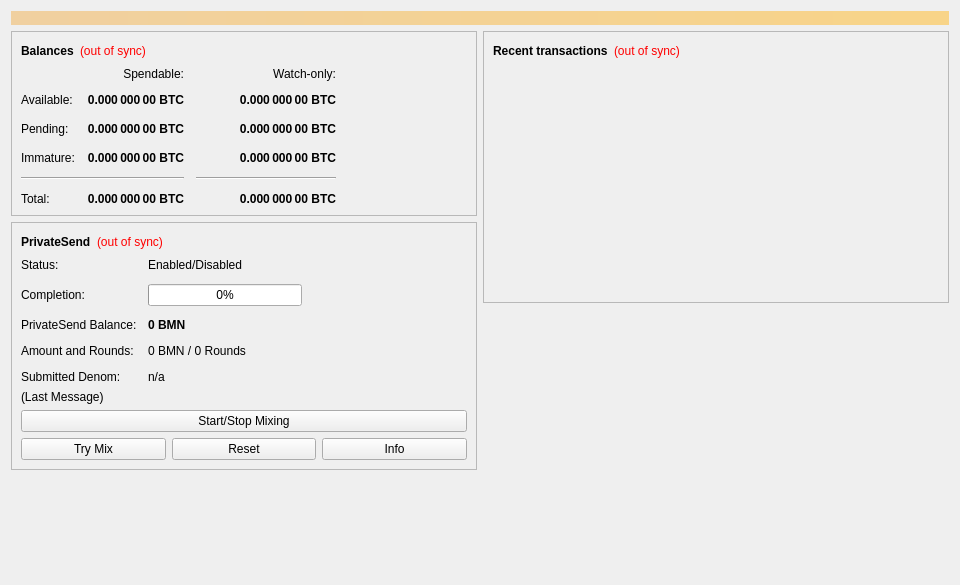
<?xml version="1.0" encoding="UTF-8"?>
<ui version="4.0">
 <class>OverviewPage</class>
 <widget class="QWidget" name="OverviewPage">
  <property name="geometry">
   <rect>
    <x>0</x>
    <y>0</y>
    <width>960</width>
    <height>585</height>
   </rect>
  </property>
  <property name="minimumSize">
   <size>
    <width>960</width>
    <height>0</height>
   </size>
  </property>
  <property name="windowTitle">
   <string>Form</string>
  </property>
  <layout class="QVBoxLayout" name="topLayout">
   <item>
    <widget class="QLabel" name="labelAlerts">
     <property name="visible">
      <bool>false</bool>
     </property>
     <property name="styleSheet">
      <string notr="true">QLabel { background-color: qlineargradient(x1: 0, y1: 0, x2: 1, y2: 0, stop:0 #F0D0A0, stop:1 #F8D488); color:#000000; }</string>
     </property>
     <property name="wordWrap">
      <bool>true</bool>
     </property>
     <property name="margin">
      <number>3</number>
     </property>
     <property name="textInteractionFlags">
      <set>Qt::TextSelectableByMouse</set>
     </property>
    </widget>
   </item>
   <item>
    <layout class="QHBoxLayout" name="horizontalLayout" stretch="1,1">
     <item>
      <layout class="QVBoxLayout" name="verticalLayout_2">
       <item>
        <widget class="QFrame" name="frame">
         <property name="frameShape">
          <enum>QFrame::StyledPanel</enum>
         </property>
         <property name="frameShadow">
          <enum>QFrame::Raised</enum>
         </property>
         <layout class="QVBoxLayout" name="verticalLayout_4">
          <item>
           <layout class="QHBoxLayout" name="horizontalLayout_4">
            <item>
             <widget class="QLabel" name="label_5">
              <property name="font">
               <font>
                <weight>75</weight>
                <bold>true</bold>
               </font>
              </property>
              <property name="text">
               <string>Balances</string>
              </property>
             </widget>
            </item>
            <item>
             <widget class="QLabel" name="labelWalletStatus">
              <property name="toolTip">
               <string>The displayed information may be out of date. Your wallet automatically synchronizes with the Bluemn network after a connection is established, but this process has not completed yet.</string>
              </property>
              <property name="styleSheet">
               <string notr="true">QLabel { color: red; }</string>
              </property>
              <property name="text">
               <string notr="true">(out of sync)</string>
              </property>
              <property name="alignment">
               <set>Qt::AlignLeading|Qt::AlignLeft|Qt::AlignVCenter</set>
              </property>
             </widget>
            </item>
            <item>
             <spacer name="horizontalSpacer_3">
              <property name="orientation">
               <enum>Qt::Horizontal</enum>
              </property>
              <property name="sizeHint" stdset="0">
               <size>
                <width>40</width>
                <height>20</height>
               </size>
              </property>
             </spacer>
            </item>
           </layout>
          </item>
          <item>
           <layout class="QGridLayout" name="gridLayout">
            <property name="spacing">
             <number>12</number>
            </property>
            <item row="2" column="2">
             <widget class="QLabel" name="labelWatchPending">
              <property name="font">
               <font>
                <weight>75</weight>
                <bold>true</bold>
               </font>
              </property>
              <property name="cursor">
               <cursorShape>IBeamCursor</cursorShape>
              </property>
              <property name="toolTip">
               <string>Unconfirmed transactions to watch-only addresses</string>
              </property>
              <property name="text">
               <string notr="true">0.000 000 00 BTC</string>
              </property>
              <property name="alignment">
               <set>Qt::AlignRight|Qt::AlignTrailing|Qt::AlignVCenter</set>
              </property>
              <property name="textInteractionFlags">
               <set>Qt::LinksAccessibleByMouse|Qt::TextSelectableByKeyboard|Qt::TextSelectableByMouse</set>
              </property>
             </widget>
            </item>
            <item row="2" column="1">
             <widget class="QLabel" name="labelUnconfirmed">
              <property name="font">
               <font>
                <weight>75</weight>
                <bold>true</bold>
               </font>
              </property>
              <property name="cursor">
               <cursorShape>IBeamCursor</cursorShape>
              </property>
              <property name="toolTip">
               <string>Total of transactions that have yet to be confirmed, and do not yet count toward the spendable balance</string>
              </property>
              <property name="text">
               <string notr="true">0.000 000 00 BTC</string>
              </property>
              <property name="alignment">
               <set>Qt::AlignRight|Qt::AlignTrailing|Qt::AlignVCenter</set>
              </property>
              <property name="textInteractionFlags">
               <set>Qt::LinksAccessibleByMouse|Qt::TextSelectableByKeyboard|Qt::TextSelectableByMouse</set>
              </property>
             </widget>
            </item>
            <item row="3" column="2">
             <widget class="QLabel" name="labelWatchImmature">
              <property name="font">
               <font>
                <weight>75</weight>
                <bold>true</bold>
               </font>
              </property>
              <property name="cursor">
               <cursorShape>IBeamCursor</cursorShape>
              </property>
              <property name="toolTip">
               <string>Mined balance in watch-only addresses that has not yet matured</string>
              </property>
              <property name="text">
               <string notr="true">0.000 000 00 BTC</string>
              </property>
              <property name="alignment">
               <set>Qt::AlignRight|Qt::AlignTrailing|Qt::AlignVCenter</set>
              </property>
              <property name="textInteractionFlags">
               <set>Qt::LinksAccessibleByMouse|Qt::TextSelectableByKeyboard|Qt::TextSelectableByMouse</set>
              </property>
             </widget>
            </item>
            <item row="4" column="0" colspan="2">
             <widget class="Line" name="lineSpendableBalance">
              <property name="orientation">
               <enum>Qt::Horizontal</enum>
              </property>
             </widget>
            </item>
            <item row="4" column="2">
             <widget class="Line" name="lineWatchBalance">
              <property name="sizePolicy">
               <sizepolicy hsizetype="Preferred" vsizetype="Fixed">
                <horstretch>0</horstretch>
                <verstretch>0</verstretch>
               </sizepolicy>
              </property>
              <property name="minimumSize">
               <size>
                <width>140</width>
                <height>0</height>
               </size>
              </property>
              <property name="orientation">
               <enum>Qt::Horizontal</enum>
              </property>
             </widget>
            </item>
            <item row="5" column="0">
             <widget class="QLabel" name="labelTotalText">
              <property name="text">
               <string>Total:</string>
              </property>
             </widget>
            </item>
            <item row="3" column="1">
             <widget class="QLabel" name="labelImmature">
              <property name="font">
               <font>
                <weight>75</weight>
                <bold>true</bold>
               </font>
              </property>
              <property name="cursor">
               <cursorShape>IBeamCursor</cursorShape>
              </property>
              <property name="toolTip">
               <string>Mined balance that has not yet matured</string>
              </property>
              <property name="text">
               <string notr="true">0.000 000 00 BTC</string>
              </property>
              <property name="alignment">
               <set>Qt::AlignRight|Qt::AlignTrailing|Qt::AlignVCenter</set>
              </property>
              <property name="textInteractionFlags">
               <set>Qt::LinksAccessibleByMouse|Qt::TextSelectableByKeyboard|Qt::TextSelectableByMouse</set>
              </property>
             </widget>
            </item>
            <item row="2" column="3">
             <spacer name="horizontalSpacer_2">
              <property name="orientation">
               <enum>Qt::Horizontal</enum>
              </property>
              <property name="sizeHint" stdset="0">
               <size>
                <width>40</width>
                <height>20</height>
               </size>
              </property>
             </spacer>
            </item>
            <item row="3" column="0">
             <widget class="QLabel" name="labelImmatureText">
              <property name="text">
               <string>Immature:</string>
              </property>
             </widget>
            </item>
            <item row="5" column="1">
             <widget class="QLabel" name="labelTotal">
              <property name="font">
               <font>
                <weight>75</weight>
                <bold>true</bold>
               </font>
              </property>
              <property name="cursor">
               <cursorShape>IBeamCursor</cursorShape>
              </property>
              <property name="toolTip">
               <string>Your current total balance</string>
              </property>
              <property name="text">
               <string notr="true">0.000 000 00 BTC</string>
              </property>
              <property name="alignment">
               <set>Qt::AlignRight|Qt::AlignTrailing|Qt::AlignVCenter</set>
              </property>
              <property name="textInteractionFlags">
               <set>Qt::LinksAccessibleByMouse|Qt::TextSelectableByKeyboard|Qt::TextSelectableByMouse</set>
              </property>
             </widget>
            </item>
            <item row="5" column="2">
             <widget class="QLabel" name="labelWatchTotal">
              <property name="font">
               <font>
                <weight>75</weight>
                <bold>true</bold>
               </font>
              </property>
              <property name="cursor">
               <cursorShape>IBeamCursor</cursorShape>
              </property>
              <property name="toolTip">
               <string>Current total balance in watch-only addresses</string>
              </property>
              <property name="text">
               <string notr="true">0.000 000 00 BTC</string>
              </property>
              <property name="alignment">
               <set>Qt::AlignRight|Qt::AlignTrailing|Qt::AlignVCenter</set>
              </property>
              <property name="textInteractionFlags">
               <set>Qt::LinksAccessibleByMouse|Qt::TextSelectableByKeyboard|Qt::TextSelectableByMouse</set>
              </property>
             </widget>
            </item>
            <item row="0" column="2">
             <widget class="QLabel" name="labelWatchonly">
              <property name="text">
               <string>Watch-only:</string>
              </property>
              <property name="alignment">
               <set>Qt::AlignRight|Qt::AlignTrailing|Qt::AlignVCenter</set>
              </property>
             </widget>
            </item>
            <item row="1" column="0">
             <widget class="QLabel" name="labelBalanceText">
              <property name="text">
               <string>Available:</string>
              </property>
             </widget>
            </item>
            <item row="1" column="1">
             <widget class="QLabel" name="labelBalance">
              <property name="font">
               <font>
                <weight>75</weight>
                <bold>true</bold>
               </font>
              </property>
              <property name="cursor">
               <cursorShape>IBeamCursor</cursorShape>
              </property>
              <property name="toolTip">
               <string>Your current spendable balance</string>
              </property>
              <property name="text">
               <string notr="true">0.000 000 00 BTC</string>
              </property>
              <property name="alignment">
               <set>Qt::AlignRight|Qt::AlignTrailing|Qt::AlignVCenter</set>
              </property>
              <property name="textInteractionFlags">
               <set>Qt::LinksAccessibleByMouse|Qt::TextSelectableByKeyboard|Qt::TextSelectableByMouse</set>
              </property>
             </widget>
            </item>
            <item row="1" column="2">
             <widget class="QLabel" name="labelWatchAvailable">
              <property name="font">
               <font>
                <weight>75</weight>
                <bold>true</bold>
               </font>
              </property>
              <property name="cursor">
               <cursorShape>IBeamCursor</cursorShape>
              </property>
              <property name="toolTip">
               <string>Your current balance in watch-only addresses</string>
              </property>
              <property name="text">
               <string notr="true">0.000 000 00 BTC</string>
              </property>
              <property name="alignment">
               <set>Qt::AlignRight|Qt::AlignTrailing|Qt::AlignVCenter</set>
              </property>
              <property name="textInteractionFlags">
               <set>Qt::LinksAccessibleByMouse|Qt::TextSelectableByKeyboard|Qt::TextSelectableByMouse</set>
              </property>
             </widget>
            </item>
            <item row="2" column="0">
             <widget class="QLabel" name="labelPendingText">
              <property name="text">
               <string>Pending:</string>
              </property>
             </widget>
            </item>
            <item row="0" column="1">
             <widget class="QLabel" name="labelSpendable">
              <property name="text">
               <string>Spendable:</string>
              </property>
              <property name="alignment">
               <set>Qt::AlignRight|Qt::AlignTrailing|Qt::AlignVCenter</set>
              </property>
             </widget>
            </item>
           </layout>
          </item>
         </layout>
        </widget>
       </item>
       <item>
        <widget class="QFrame" name="framePrivateSend">
         <property name="layoutDirection">
          <enum>Qt::LeftToRight</enum>
         </property>
         <property name="frameShape">
          <enum>QFrame::StyledPanel</enum>
         </property>
         <property name="frameShadow">
          <enum>QFrame::Raised</enum>
         </property>
         <layout class="QVBoxLayout" name="VerticalLayout_PS1">
          <item>
           <layout class="QHBoxLayout" name="horizontalLayout_5">
            <item>
             <widget class="QLabel" name="labelPrivateSendHeader">
              <property name="font">
               <font>
                <weight>75</weight>
                <bold>true</bold>
               </font>
              </property>
              <property name="text">
               <string>PrivateSend</string>
              </property>
             </widget>
            </item>
            <item>
             <widget class="QLabel" name="labelPrivateSendSyncStatus">
              <property name="toolTip">
               <string>The displayed information may be out of date. Your wallet automatically synchronizes with the Bluemn network after a connection is established, but this process has not completed yet.</string>
              </property>
              <property name="styleSheet">
               <string notr="true">QLabel { color: red; }</string>
              </property>
              <property name="text">
               <string notr="true">(out of sync)</string>
              </property>
              <property name="alignment">
               <set>Qt::AlignLeading|Qt::AlignLeft|Qt::AlignVCenter</set>
              </property>
             </widget>
            </item>
            <item>
             <spacer name="horizontalSpacer_4">
              <property name="orientation">
               <enum>Qt::Horizontal</enum>
              </property>
              <property name="sizeHint" stdset="0">
               <size>
                <width>40</width>
                <height>20</height>
               </size>
              </property>
             </spacer>
            </item>
           </layout>
          </item>
          <item>
           <layout class="QFormLayout" name="privateSendFormLayout">
            <property name="fieldGrowthPolicy">
             <enum>QFormLayout::AllNonFixedFieldsGrow</enum>
            </property>
            <property name="horizontalSpacing">
             <number>11</number>
            </property>
            <property name="verticalSpacing">
             <number>12</number>
            </property>
            <item row="0" column="0">
             <widget class="QLabel" name="labelPrivateSendEnabledText">
              <property name="text">
               <string>Status:</string>
              </property>
             </widget>
            </item>
            <item row="0" column="1">
             <widget class="QLabel" name="labelPrivateSendEnabled">
              <property name="text">
               <string>Enabled/Disabled</string>
              </property>
             </widget>
            </item>
            <item row="1" column="0">
             <widget class="QLabel" name="labelCompletitionText">
              <property name="text">
               <string>Completion:</string>
              </property>
             </widget>
            </item>
            <item row="1" column="1">
             <widget class="QProgressBar" name="privateSendProgress">
              <property name="maximumSize">
               <size>
                <width>154</width>
                <height>16777215</height>
               </size>
              </property>
              <property name="value">
               <number>0</number>
              </property>
             </widget>
            </item>
            <item row="2" column="0">
             <widget class="QLabel" name="labelAnonymizedText">
              <property name="text">
               <string>PrivateSend Balance:</string>
              </property>
             </widget>
            </item>
            <item row="2" column="1">
             <widget class="QLabel" name="labelAnonymized">
              <property name="font">
               <font>
                <weight>75</weight>
                <bold>true</bold>
               </font>
              </property>
              <property name="text">
               <string notr="true">0 BMN</string>
              </property>
             </widget>
            </item>
            <item row="3" column="0">
             <widget class="QLabel" name="labelAmountAndRoundsText">
              <property name="text">
               <string>Amount and Rounds:</string>
              </property>
             </widget>
            </item>
            <item row="3" column="1">
             <widget class="QLabel" name="labelAmountRounds">
              <property name="text">
               <string>0 BMN / 0 Rounds</string>
              </property>
             </widget>
            </item>
            <item row="4" column="0">
             <widget class="QLabel" name="labelSubmittedDenomText">
              <property name="text">
               <string>Submitted Denom:</string>
              </property>
             </widget>
            </item>
            <item row="4" column="1">
             <widget class="QLabel" name="labelSubmittedDenom">
              <property name="toolTip">
               <string>The denominations you submitted to the Masternode.&lt;br&gt;To mix, other users must submit the exact same denominations.</string>
              </property>
              <property name="text">
               <string>n/a</string>
              </property>
             </widget>
            </item>
           </layout>
          </item>
          <item>
           <layout class="QVBoxLayout" name="VerticalLayout_PS">
            <item>
             <widget class="QLabel" name="labelPrivateSendLastMessage">
              <property name="text">
               <string>(Last Message)</string>
              </property>
              <property name="alignment">
               <set>Qt::AlignLeading|Qt::AlignLeft|Qt::AlignTop</set>
              </property>
              <property name="wordWrap">
               <bool>true</bool>
              </property>
             </widget>
            </item>
            <item>
             <widget class="QPushButton" name="togglePrivateSend">
              <property name="sizePolicy">
               <sizepolicy hsizetype="MinimumExpanding" vsizetype="Fixed">
                <horstretch>0</horstretch>
                <verstretch>0</verstretch>
               </sizepolicy>
              </property>
              <property name="text">
               <string>Start/Stop Mixing</string>
              </property>
             </widget>
            </item>
            <item>
             <layout class="QHBoxLayout" name="horizontalLayout_debugbuttons">
              <item>
               <widget class="QPushButton" name="privateSendAuto">
                <property name="sizePolicy">
                 <sizepolicy hsizetype="MinimumExpanding" vsizetype="Fixed">
                  <horstretch>0</horstretch>
                  <verstretch>0</verstretch>
                 </sizepolicy>
                </property>
                <property name="toolTip">
                 <string>Try to manually submit a PrivateSend request.</string>
                </property>
                <property name="text">
                 <string>Try Mix</string>
                </property>
               </widget>
              </item>
              <item>
               <widget class="QPushButton" name="privateSendReset">
                <property name="sizePolicy">
                 <sizepolicy hsizetype="MinimumExpanding" vsizetype="Fixed">
                  <horstretch>0</horstretch>
                  <verstretch>0</verstretch>
                 </sizepolicy>
                </property>
                <property name="toolTip">
                 <string>Reset the current status of PrivateSend (can interrupt PrivateSend if it's in the process of Mixing, which can cost you money!)</string>
                </property>
                <property name="autoFillBackground">
                 <bool>false</bool>
                </property>
                <property name="text">
                 <string>Reset</string>
                </property>
               </widget>
              </item>
              <item>
               <widget class="QPushButton" name="privateSendInfo">
                <property name="sizePolicy">
                 <sizepolicy hsizetype="MinimumExpanding" vsizetype="Fixed">
                  <horstretch>0</horstretch>
                  <verstretch>0</verstretch>
                 </sizepolicy>
                </property>
                <property name="toolTip">
                 <string>Information about PrivateSend and Mixing</string>
                </property>
                <property name="text">
                 <string>Info</string>
                </property>
               </widget>
              </item>
             </layout>
            </item>
           </layout>
          </item>
         </layout>
        </widget>
       </item>
       <item>
        <spacer name="verticalSpacer">
         <property name="orientation">
          <enum>Qt::Vertical</enum>
         </property>
         <property name="sizeHint" stdset="0">
          <size>
           <width>20</width>
           <height>40</height>
          </size>
         </property>
        </spacer>
       </item>
      </layout>
     </item>
     <item>
      <layout class="QVBoxLayout" name="verticalLayout_3">
       <item>
        <widget class="QFrame" name="frame_2">
         <property name="frameShape">
          <enum>QFrame::StyledPanel</enum>
         </property>
         <property name="frameShadow">
          <enum>QFrame::Raised</enum>
         </property>
         <layout class="QVBoxLayout" name="verticalLayout">
          <item>
           <layout class="QHBoxLayout" name="horizontalLayout_2">
            <item>
             <widget class="QLabel" name="label_4">
              <property name="font">
               <font>
                <weight>75</weight>
                <bold>true</bold>
               </font>
              </property>
              <property name="text">
               <string>Recent transactions</string>
              </property>
             </widget>
            </item>
            <item>
             <widget class="QLabel" name="labelTransactionsStatus">
              <property name="toolTip">
               <string>The displayed information may be out of date. Your wallet automatically synchronizes with the Bluemn network after a connection is established, but this process has not completed yet.</string>
              </property>
              <property name="styleSheet">
               <string notr="true">QLabel { color: red; }</string>
              </property>
              <property name="text">
               <string notr="true">(out of sync)</string>
              </property>
              <property name="alignment">
               <set>Qt::AlignLeading|Qt::AlignLeft|Qt::AlignVCenter</set>
              </property>
             </widget>
            </item>
            <item>
             <spacer name="horizontalSpacer">
              <property name="orientation">
               <enum>Qt::Horizontal</enum>
              </property>
              <property name="sizeHint" stdset="0">
               <size>
                <width>40</width>
                <height>20</height>
               </size>
              </property>
             </spacer>
            </item>
           </layout>
          </item>
          <item>
           <widget class="QListView" name="listTransactions">
            <property name="styleSheet">
             <string notr="true">QListView { background: transparent; }</string>
            </property>
            <property name="frameShape">
             <enum>QFrame::NoFrame</enum>
            </property>
            <property name="verticalScrollBarPolicy">
             <enum>Qt::ScrollBarAlwaysOff</enum>
            </property>
            <property name="horizontalScrollBarPolicy">
             <enum>Qt::ScrollBarAlwaysOff</enum>
            </property>
            <property name="selectionMode">
             <enum>QAbstractItemView::NoSelection</enum>
            </property>
           </widget>
          </item>
         </layout>
        </widget>
       </item>
       <item>
        <spacer name="verticalSpacer_2">
         <property name="orientation">
          <enum>Qt::Vertical</enum>
         </property>
         <property name="sizeHint" stdset="0">
          <size>
           <width>20</width>
           <height>40</height>
          </size>
         </property>
        </spacer>
       </item>
      </layout>
     </item>
    </layout>
   </item>
  </layout>
 </widget>
 <resources/>
 <connections/>
</ui>
